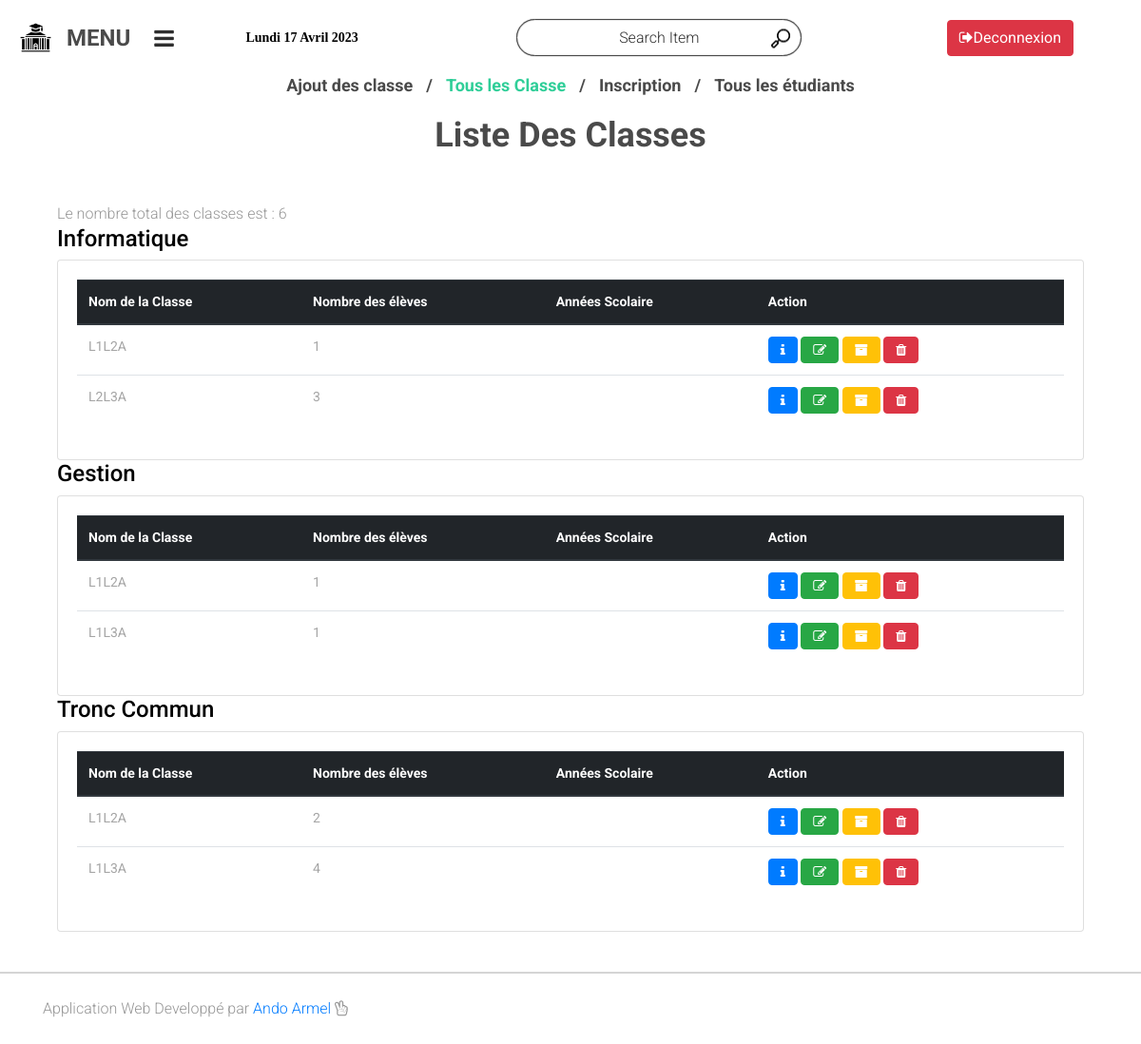
The app's page /backend/Gpage.php?page=listeClasse (signed in) with its own data.
### tables this page shows
CREATE TABLE `classe` (
  `idClasse` int(20) NOT NULL AUTO_INCREMENT,
  `nomClasse` varchar(100) NOT NULL,
  `idFiliere` int(20) NOT NULL,
  `idAnnee` int(20) DEFAULT NULL,
  `idProf` int(20) DEFAULT NULL,
  PRIMARY KEY (`idClasse`)
);

CREATE TABLE `filiere` (
  `idFiliere` int(255) NOT NULL AUTO_INCREMENT,
  `nomFiliere` varchar(255) DEFAULT NULL,
  PRIMARY KEY (`idFiliere`)
);

### backend/class/bdd.php (called while the page is built, shortened)
<?php
class Database
{
    private $dbsuser;
    private $mdps;
    private $pdo;
        public function __construct($dbsname='gestionecl',$dbsuser = 'root',$mdp='',$host='localhost')
        {
            $this->dbsuser = $dbsuser;
            $this->mdps = $mdp;
        }
        private function connect()
        {
            if($this->pdo === null){
                $pdo = new PDO("mysql:host=localhost;dbname=gestionecl",$this->dbsuser,$this->mdps,[
                    PDO::ATTR_ERRMODE => PDO::ERRMODE_EXCEPTION,
                    PDO::ATTR_DEFAULT_FETCH_MODE => PDO::FETCH_ASSOC
                ]);
                $this->pdo = $pdo;
            }
        return $this->pdo;
        }
        public function requette(string $requette)
        {
            try{
                return  $this->connect()->query($requette);
            }catch(PDOException $e){
                echo $e->getMessage();
            }
        }
}

### backend/fonction/fonction.php (called while the page is built, shortened)
<?php
function compter($base){
    $data = new Database();
    $count = $data->requette('SELECT COUNT(*) as ligne FROM '.$base)->fetch();
    return $count['ligne'];
}

### gestion/listeClasse.php (the view)
<?php
$active = 'lcls';
require_once 'lienAccueil.php';
$cls = $databases->requette('SELECT * FROM classe c JOIN filiere f ON c.idFiliere=f.idFiliere GROUP BY c.idFiliere');
?>
<div class="col-lg-6 offset-lg-3">
	<div style="margin-top: 0.5cm;" class="section_title text-center">Liste Des Classes</div>
</div>
<div class="container">
    <div class="col-12 mt-5">
        <p>Le nombre total des classes est : <?=compter('classe')?></p>
            <?php while($classe1 = $cls->fetch()) :
                    $idFiliere = $classe1['idFiliere'];
                    $flr = $databases->requette('SELECT * FROM classe c
                        JOIN filiere f
                        ON c.idFiliere = f.idFiliere
                        WHERE c.idFiliere = '.$idFiliere.'
                        GROUP BY c.idFiliere,c.idClasse ORDER BY nomClasse');
                ?>
                        <h3 style="color: black;"><?=$classe1['nomFiliere']?></h3>
                        <div class="card">
                            <div class="card-body">
                                <table class="table">
                                    <thead class="thead-dark">
                                        <tr>
                                            <th>Nom de la Classe</th>
                                            <th>Nombre des élèves</th>
                                            <th>Années Scolaire</th>
                                            <th>Action</th>
                                        </tr>
                                    </thead>
                                    <tbody>
                                        <?php while($flrs = $flr->fetch()):?>
                                            <?php
                                            $idClasse = $flrs['idClasse'];
                                            $etds = $databases->requette('SELECT COUNT(*) AS ligne FROM etudiant e JOIN classe c ON e.idClasse=c.idClasse WHERE e.idClasse ='.$idClasse);
                                            ?>
                                            <tr>
                                                <td><?=$flrs['nomClasse']?></td>
                                            <?php while($etds1 = $etds->fetch()) : ?>
                                                <td><?=$etds1['ligne']?></td>
                                            <?php endwhile; ?>
                                                <td><?=$flrs['annee_scolaire']?></td>
                                                <td>
                                                    <a style="color: white; " class="fa fa-info btn btn-primary" href="Gpage.php?page=infoClasse&id=<?=$flrs['idClasse']?>"></a>
                                                    <a style="color: white; " class="fa fa-pencil-square-o btn btn-success" href="Gpage.php?page=modClasse&id=<?=$flrs['idClasse']?>"></a>
                                                    <a style="color: white; " class="fa fa-archive btn btn-warning" href="Gpage.php?page=confDel&id=<?=$flrs['idClasse']?>&action=archive"></a>
                                                    <a style="color: white; " class="fa fa-trash btn btn-danger" href="Gpage.php?page=confDel&id=<?=$flrs['idClasse']?>&action=delClasse"></a>
                                                </td>
                                            </tr>
                                        <?php endwhile; ?>
                                    </tbody>
                                </table>
                            </div>
                        </div>
            <?php endwhile; ?>
    </div>
</div>
<br>
<br>

### backend/Gpage.php (shortened to what this page needs)
<?php
if(!empty($_SESSION['role'])) :
require_once 'class/bdd.php';
require_once 'fonction/fonction.php';
$databases = new Database();
$andro = [
	'Mon' => 'Lundi',
	'Tue' => 'Mardi',
	'Wed' => 'Mercredi',
	'Thu' => 'Jeudi',
	'Fri' => 'Vendredi',
	'Sat' => 'Samedi',
	'Sun' => 'Dimanche'
];
$volana= [
	'Jan' => 'Janvier',
	'Feb' => 'Fevrier',
	'Mar' => 'Mars',
	'Apr' => 'Avril',
	'May' => 'Mai',
	'Jun' => 'Juin',
	'Jul' => 'Juillet',
	'Aug' => 'Aout',
	'Sep' => 'Septembre',
	'Oct' => 'Octobre',
	'Nov' => 'Novembre',
	'Dec' => 'Decembre'
];
?>
<!DOCTYPE html>
<html lang="fr">
<head>
<link rel="stylesheet" type="text/css" href="../gestion/styles/bootstrap-4.1.2/bootstrap.min.css">
<link href="../gestion/plugins/font-awesome-4.7.0/css/font-awesome.min.css" rel="stylesheet" type="text/css">
<link rel="stylesheet" type="text/css" href="../gestion/plugins/OwlCarousel2-2.2.1/owl.carousel.css">
<link rel="stylesheet" type="text/css" href="../gestion/plugins/OwlCarousel2-2.2.1/owl.theme.default.css">
<link rel="stylesheet" type="text/css" href="../gestion/plugins/OwlCarousel2-2.2.1/animate.css">
<link rel="stylesheet" type="text/css" href="../gestion/styles/main_styles.css">
<link rel="stylesheet" type="text/css" href="../gestion/styles/responsive.css">
</head>
<body>
<div class="super_container">
	<header class="header">
		<div class="header_content d-flex flex-row align-items-center justify-content-start">
			<div class="logo">
				<a href="#">
					<div class="d-flex flex-row align-items-center justify-content-start">
					<div><img style="width: 35px;" src="../gestion/images/avatar-01.png" alt=""></div>
						<div>MENU</div>
					</div>
				</a>
			</div>
			<div class="hamburger"><i class="fa fa-bars" aria-hidden="true"></i></div>
			<div style="margin-left: 2cm; width: 7cm">
			<marquee behavior="" direction="">
			<strong style="font-family: Menuetto; color:black;"><?=$andro[date('D')].' '.date('d').' '.$volana[date('M')].' '.date('Y')?></strong>
			</marquee>
			</div>
			<div class="header_right d-flex flex-row align-items-center justify-content-start ml-auto">
				<div class="header_search">
					<form action="Gpage.php?page=find" method="POST" id="header_search_form">
						<input type="text" class="search_input" name="chercher" placeholder="Search Item" required="required">
						<button class="header_search_button"><img src="../gestion/images/search.png" alt=""></button>
					</form>
				</div>
				<a href="../gestion/deconnexion.php" class="btn btn-danger cart" style="margin-left:3cm;"><span class="fa fa-sign-out"></span>Deconnexion</a>
			</div>
		</div>
	</header>
    <?php
        if(isset($_GET['page']))
        {
            $page =  $_GET['page'];
			include_once '../gestion/'.$page.'.php';
        }
        else
        {
            include_once '../gestion/inscription.php';
        }
    ?>
<div class="footer_bar">
	<div class="container">
		<div class="row">
			<div class="col">
				<div class="footer_bar_content d-flex flex-md-row flex-column align-items-center justify-content-start">
					<div class="copyright order-md-1 order-2">
					 Application Web Developpé par <a href="" target="_blank">Ando Armel </a><span class="fa fa-hand-peace-o"></span>
					</div>
				</div>
			</div>
		</div>
	</div>
</div>
</body>
</html>
<?php else : header('location: ../index.php');?>
<?php endif ;
$index = ob_get_clean();
echo $index;

### gestion/lienAccueil.php
<div style="margin-top: 2cm;" class="row page_nav_row">
	<div class="col">
		<div class="page_nav">
			<ul class="d-flex flex-row align-items-start justify-content-center">
				<li <?php if($active === 'cls') : echo 'class="active "'; endif?> ><a href="../backend/Gpage.php?page=classe">Ajout des classe</a></li>
				<li <?php if($active === 'lcls') : echo 'class="active "'; endif?> ><a href="../backend/Gpage.php?page=listeClasse">Tous les Classe</a></li>
				<li <?php if($active === 'ins') : echo 'class="active "'; endif?> ><a href="../backend/Gpage.php?page=inscription">Inscription</a></li>
				<li <?php if($active === 'let') : echo 'class="active "'; endif?> ><a href="../backend/Gpage.php?page=listeEtud">Tous les étudiants</a></li>
			</ul>
		</div>
	</div>
</div>

### gestion/styles/main_styles.css (style rules this page uses)
* { margin: 0; padding: 0; -webkit-font-smoothing: antialiased; -webkit-text-shadow: rgba(0,0,0,.01) 0 0 1px; text-shadow: rgba(0,0,0,.01) 0 0 1px; }
body { font-family: 'Roboto', sans-serif; font-size: 14px; font-weight: 400; background: #FFFFFF; color: #a5a5a5; }
div { display: block; position: relative; -webkit-box-sizing: border-box; -moz-box-sizing: border-box; box-sizing: border-box; }
ul { list-style: none; margin-bottom: 0px; }
p { font-family: 'Roboto', sans-serif; font-size: 16px; line-height: 1.5; font-weight: 300; color: #969696; -webkit-font-smoothing: antialiased; -webkit-text-shadow: rgba(0,0,0,.01) 0 0 1px; text-shadow: rgba(0,0,0,.01) 0 0 1px; }
p:last-of-type { margin-bottom: 0; }
a { -webkit-transition: all 200ms ease; -moz-transition: all 200ms ease; -ms-transition: all 200ms ease; -o-transition: all 200ms ease; transition: all 200ms ease; }
a, a:hover, a:visited, a:active, a:link { text-decoration: none; -webkit-font-smoothing: antialiased; -webkit-text-shadow: rgba(0,0,0,.01) 0 0 1px; text-shadow: rgba(0,0,0,.01) 0 0 1px; }
h3 { font-size: 24px; }
h1, h2, h3, h4, h5, h6 { font-family: 'Roboto', sans-serif; -webkit-font-smoothing: antialiased; -webkit-text-shadow: rgba(0,0,0,.01) 0 0 1px; text-shadow: rgba(0,0,0,.01) 0 0 1px; line-height: 1.2; }
img { max-width: 100%; }
.super_container { width: 100%; overflow: hidden; }
.section_title { font-size: 36px; font-weight: 700; color: #4a4a4a; line-height: 1.2; }
.header { display: block; position: relative; position: fixed; top: 0; left: 0; width: 100%; background: #FFFFFF; z-index: 100; -webkit-transition: all 400ms ease; -moz-transition: all 400ms ease; -ms-transition: all 400ms ease; -o-transition: all 400ms ease; transition: all 400ms ease; }
.header_content { width: 100%; height: 79px; padding-left: 20px; padding-right: 42px; }
.logo a > div > div:last-child { padding-left: 15px; font-size: 24px; font-weight: 700; color: #4a4a4a; }
.hamburger { display: none; margin-left: 25px; cursor: pointer; margin-top: 4px; }
.hamburger i { font-size: 24px; color: #2e2e2e; }
.header_search { margin-right: 65px; }
.search_input { width: 450px; height: 39px; border: solid 1px #4a4a4a; border-radius: 20px; outline: none; text-align: center; font-size: 16px; color: #2e2e2e; font-weight: 300; box-shadow: 0 0 1px 0px #4a4a4a inset, 0 0 1px 0px #4a4a4a; -webkit-transition: all 200ms ease; -moz-transition: all 200ms ease; -ms-transition: all 200ms ease; -o-transition: all 200ms ease; transition: all 200ms ease; }
.header_search_button { position: absolute; top: 50%; -webkit-transform: translateY(-50%); -moz-transform: translateY(-50%); -ms-transform: translateY(-50%); -o-transform: translateY(-50%); transform: translateY(-50%); right: 0; width: 44px; height: 39px; border: none; outline: none; background: transparent; cursor: pointer; }
.cart { margin-right: 29px; }
.page_nav_row { margin-top: 35px; }
.page_nav { width: 100%; }
.page_nav ul { display: block; }
.page_nav ul li:not(:last-of-type)::after { display: inline-block; font-size: 18px; font-weight: 700; color: #4a4a4a; content: '/'; margin-left: 14px; margin-right: 14px; }
.page_nav ul li a { font-size: 18px; font-weight: 700; color: #4a4a4a; }
.page_nav ul li.active a, .page_nav ul li a:hover { color: #2fce98; }
.footer_bar { width: 100%; border-top: solid 2px #d5d5d5; }
.footer_bar_content { height: 74px; }
.copyright { font-size: 16px; color: #969696; font-weight: 300; }

### gestion/styles/responsive.css (style rules this page uses)
@media only screen and (max-width: 1780px) { .search_input { width: 310px; } }
@media only screen and (max-width: 1600px) { .search_input { width: 210px; } }
@media only screen and (max-width: 1600px) { .header_search { margin-right: 47px; } }
@media only screen and (max-width: 1440px) { .header_search { margin-right: 39px; } }
@media only screen and (max-width: 1440px) { .hamburger { display: block; } }
@media only screen and (max-width: 1440px) { .search_input { width: 300px; } }

### records on screen
classe: idFiliere.nomFiliere "Informatique", nomClasse "L1L2A", ligne "1"
classe: nomClasse "L2L3A", ligne "3"
classe: idFiliere.nomFiliere "Gestion", nomClasse "L1L2A", ligne "1"
classe: nomClasse "L1L3A", ligne "1"
classe: idFiliere.nomFiliere "Tronc Commun", nomClasse "L1L2A", ligne "2"
classe: nomClasse "L1L3A", ligne "4"

### other values on screen
compter('classe') "6"
